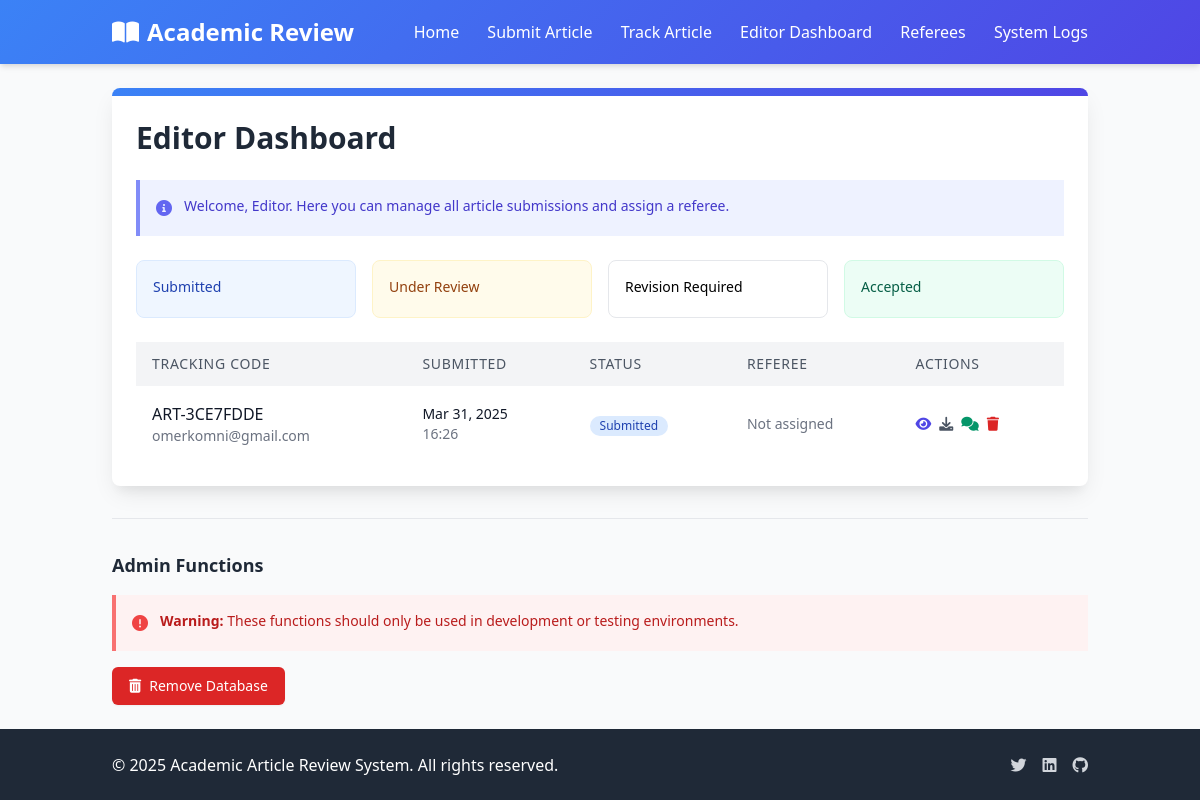
The app's page /editor/dashboard/, older data.
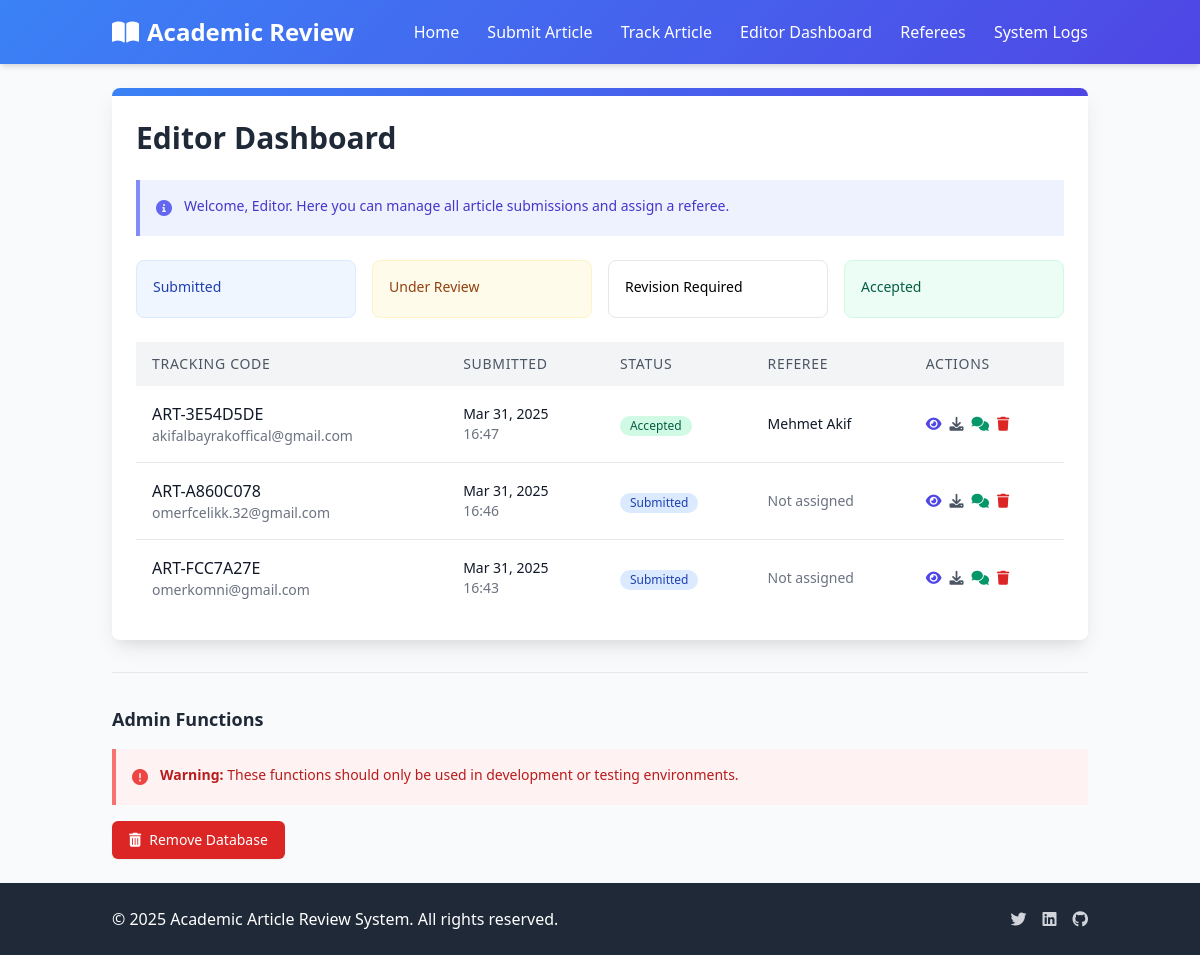
The same page, newer data.
### articles/models.py (models this page shows, shortened)
class Article(models.Model):
    STATUS_CHOICES = (
        ('submitted', 'Submitted'),
        ('under_review', 'Under Review'),
        ('revision_required', 'Revision Required'),
        ('accepted', 'Accepted'),
        ('rejected', 'Rejected'),
    )
    title = models.CharField(max_length=255, null=True, blank=True)
    tracking_code = models.CharField(max_length=20, unique=True, editable=False)
    email = models.EmailField()
    file = models.FileField(upload_to='articles/')
    anonymized_file = models.FileField(upload_to='anonymized_articles/', null=True, blank=True)
    status = models.CharField(max_length=50, choices=STATUS_CHOICES, default='submitted')
    submission_date = models.DateTimeField(auto_now_add=True)
    last_updated = models.DateTimeField(auto_now=True)
    referee = models.ForeignKey('Referee', on_delete=models.SET_NULL, null=True, blank=True, related_name='assigned_articles')
    extracted_authors = models.TextField(blank=True, null=True, help_text="Automatically extracted author names")
    extracted_institutions = models.TextField(blank=True, null=True, help_text="Automatically extracted institutions")
    extracted_keywords = models.TextField(blank=True, null=True, help_text="Automatically extracted keywords")
    extracted_emails = models.TextField(blank=True, null=True, help_text="Automatically extracted email addresses")
    anonymization_map = models.TextField(blank=True, null=True, help_text="JSON mapping of original text to encrypted text")
    anonymization_key = models.CharField(max_length=128, blank=True, null=True, help_text="Encryption key for anonymization")
    is_anonymized = models.BooleanField(default=False, help_text="Whether the article has been anonymized")
    def get_status_display(self):
        for status_code, status_name in self.STATUS_CHOICES:
            if self.status == status_code:
                return status_name
        return self.status  # Fallback to the code if no match

class Referee(models.Model):
    user = models.OneToOneField(User, on_delete=models.CASCADE)
    specialization = models.CharField(max_length=255, blank=True, help_text="Referee's area of expertise (e.g., Machine Learning, Data Science)")

### articles/views.py (the view)
# urls.py: path('editor/dashboard/', views.editor_dashboard, name='editor_dashboard'),
def editor_dashboard(request):
    articles = Article.objects.all().order_by('-submission_date')
    return render(request, 'articles/editor/dashboard.html', {'articles': articles})

### templates/articles/editor/dashboard.html (shortened to what the changed rows need)
{% extends 'articles/base.html' %}
{% block content %}
<div class="max-w-6xl mx-auto">
    <div class="bg-white rounded-lg shadow-card overflow-hidden">
        <div class="p-6">
            <h1 class="text-3xl font-bold mb-6 text-gray-800">Editor Dashboard</h1>
            <div class="overflow-x-auto">
                <table class="min-w-full bg-white">
                    <thead class="bg-gray-100">
                        <tr>
                            <th class="py-3 px-4 text-left text-sm font-medium text-gray-600 uppercase tracking-wider">
                                Tracking Code
                            </th>
                            <th class="py-3 px-4 text-left text-sm font-medium text-gray-600 uppercase tracking-wider">
                                Submitted
                            </th>
                            <th class="py-3 px-4 text-left text-sm font-medium text-gray-600 uppercase tracking-wider">
                                Status
                            </th>
                            <th class="py-3 px-4 text-left text-sm font-medium text-gray-600 uppercase tracking-wider">
                                Referee
                            </th>
                            <th class="py-3 px-4 text-left text-sm font-medium text-gray-600 uppercase tracking-wider">
                                Actions
                            </th>
                        </tr>
                    </thead>
                    <tbody class="divide-y divide-gray-200">
                        {% for article in articles %}
                        <tr>
                            <td class="py-4 px-4 whitespace-nowrap">
                                <div class="font-medium text-gray-900">{{ article.tracking_code }}</div>
                                <div class="text-sm text-gray-500">{{ article.email }}</div>
                            </td>
                            <td class="py-4 px-4 whitespace-nowrap">
                                <div class="text-sm text-gray-900">{{ article.submission_date|date:"M d, Y" }}</div>
                                <div class="text-sm text-gray-500">{{ article.submission_date|time:"H:i" }}</div>
                            </td>
                            <td class="py-4 px-4 whitespace-nowrap">
                                <span class="inline-flex items-center px-2.5 py-0.5 rounded-full text-xs font-medium
                                    {% if article.status == 'submitted' %}bg-blue-100 text-blue-800
                                    {% elif article.status == 'under_review' %}bg-yellow-100 text-yellow-800
                                    {% elif article.status == 'revision_required' %}bg-orange-100 text-orange-800
                                    {% elif article.status == 'accepted' %}bg-green-100 text-green-800
                                    {% elif article.status == 'rejected' %}bg-red-100 text-red-800{% endif %}">
                                    {{ article.get_status_display }}
                                </span>
                            </td>
                            <td class="py-4 px-4 whitespace-nowrap">
                                <div class="text-sm text-gray-900">
                                    {% if article.referee %}
                                        {{ article.referee.user.username }}
                                    {% else %}
                                        <span class="text-gray-500">Not assigned</span>
                                    {% endif %}
                                </div>
                            </td>
                            <td class="py-4 px-4 whitespace-nowrap text-sm font-medium">
                                <div class="flex space-x-2">
                                    <a href="{% url 'editor_review' article.id %}" class="text-indigo-600 hover:text-indigo-900" title="Review">
                                        <i class="fas fa-eye"></i>
                                    </a>
                                    <a href="{% url 'download_article' article.id %}" class="text-gray-600 hover:text-gray-900" title="Download">
                                        <i class="fas fa-download"></i>
                                    </a>
                                    <a href="{% url 'editor_chat' article.id %}" class="text-green-600 hover:text-green-900" title="Messages">
                                        <i class="fas fa-comments"></i>
                                    </a>
                                    <a href="{% url 'delete_article' article.id %}" class="text-red-600 hover:text-red-900" title="Delete">
                                        <i class="fas fa-trash"></i>
                                    </a>
                                </div>
                            </td>
                        </tr>
                        {% empty %}
                        <tr>
                            <td colspan="5" class="py-4 px-4 text-center text-gray-500">
                                No articles found.
                            </td>
                        </tr>
                        {% endfor %}
                    </tbody>
                </table>
            </div>
        </div>
    </div>
</div>
<div class="mt-8 border-t border-gray-200 pt-8">
    <div class="flex justify-between items-center mb-4">
        <h2 class="text-lg font-semibold text-gray-800">Admin Functions</h2>
    </div>
</div>
{% endblock %}

Row changes from the older to the newer data that the page shows:
removed Article: tracking_code "ART-3CE7FDDE", email "omerkomni@gmail.com", submission_date "Mar 31, 2025", submission_date "16:26", status "Submitted", shows "Not assigned"
added Article: tracking_code "ART-3E54D5DE", email "akifalbayrakoffical@gmail.com", submission_date "Mar 31, 2025", submission_date "16:47", status "Accepted", referee.user.username "Mehmet Akif"
added Article: tracking_code "ART-A860C078", email "omerfcelikk.32@gmail.com", submission_date "Mar 31, 2025", submission_date "16:46", status "Submitted", shows "Not assigned"
added Article: tracking_code "ART-FCC7A27E", email "omerkomni@gmail.com", submission_date "Mar 31, 2025", submission_date "16:43", status "Submitted", shows "Not assigned"
